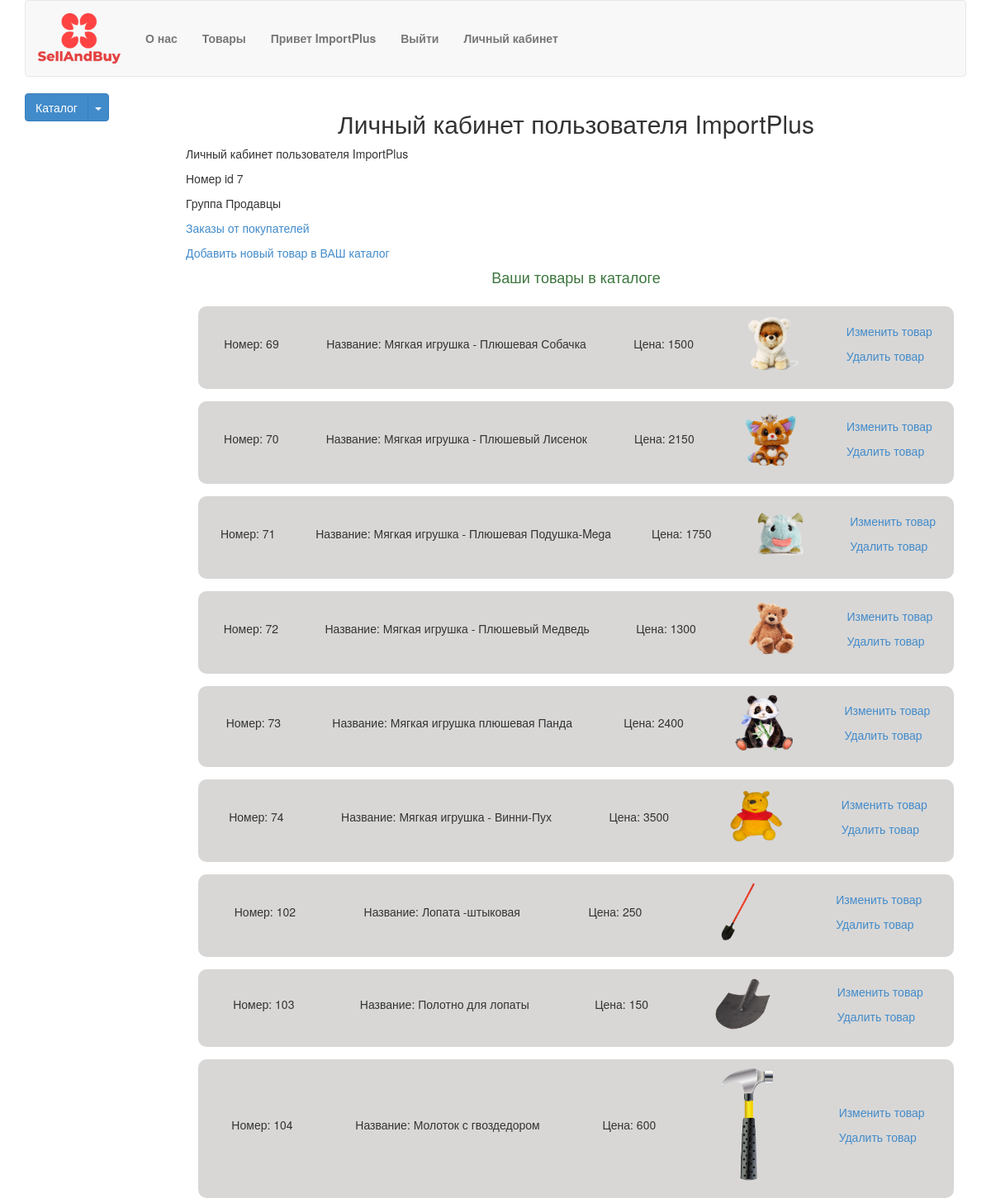
/cabinet/ (signed in), run on the app's committed database.
### shopPlatform/models.py (models this page shows, shortened)
class Goods(models.Model):
    nameOfGoods = models.CharField(max_length=150, verbose_name='Название товара')
    priceOfGoods = models.IntegerField(verbose_name='Цена')
    manufacturerOfGoods = models.ForeignKey(Manufacturer,null=True,on_delete=models.CASCADE, verbose_name='Производитель товара')
    dateAppGoods = models.DateField(auto_now_add=True,verbose_name='Дата добавления в каталог')
    imageGoods = models.ImageField(upload_to='photos/%Y/%m/%d/', verbose_name='Каталог фото')
    categoryGoods = models.ForeignKey(CategoryOfGoods,null=True, on_delete=models.CASCADE, verbose_name='Категория товара')
    contexOfGoods = models.CharField(max_length=500,verbose_name='Описание товара')
    sellerGoods = models.ForeignKey(User,null=True, on_delete=models.CASCADE, verbose_name='Продавец товара')
    class Meta:
        verbose_name_plural = 'Товары'

### shopPlatform/views.py (the view)
# urls.py: path('cabinet/',UserCabinet.as_view(), name='cabinet'),
class UserCabinet(ListView):
    model = Goods
    template_name = 'shopTemplates/sellerDetail.html'
    context_object_name = 'goods'
    def get_context_data(self, **kwargs):
        context = super().get_context_data(**kwargs)
        userName_1 = self.request.user.id
        object_list = Goods.objects.filter(sellerGoods=userName_1)
        context['NewGoods'] = NewGoods()
        context['object_list'] = object_list
        context['title'] = 'Личный кабинет'
        context['userGroup'] = self.request.user.groups.all()
        return context

### templates/shopTemplates/sellerDetail.html (shortened to what this page needs)
{% extends 'base.html' %}
{% block content %}
<h2 class="text-center">Личный кабинет пользователя {{user.get_username}}</h2>
<div class="row">
	<div class="col-md-12">
		{% if user.is_authenticated %}
		<p>Личный кабинет пользователя {{user.username}}</p>
		<p>Номер id {{user.id}}</p>
		<p>Группа {{ user.groups.all.0 }}</p>
		{% endif %}
	</div>
</div>
{% for group in request.user.groups.all %}
	{% if group.name == 'Продавцы' %}
<div class="sallerMan">
	<p><a href="{% url 'showZakaz' %}">Заказы от покупателей</a></p>
	<p><a href="{% url 'addGood' %}">Добавить новый товар в ВАШ каталог</a></p>
	<h4 class="text-center text-success">Ваши товары в каталоге</h4>
	<div class="col-md-12">
	{% for i in object_list %}
	<div class="divGood">
	<p>Номер: {{i.id}}</p>
	<p>Название: {{i.nameOfGoods}}</p>
	<p>Цена: {{i.priceOfGoods}}</p>
	<p><img src="{{ i.imageGoods.url }}" alt="Фото товара"></p>
	<div class="withLink">
		<p><a href="editGoods/{{ i.id }}">Изменить товар</a></p>
		<p><a href="delete/{{ i.id }}">Удалить товар</a></p>
	</div>
	</div>
	{% empty %}
	<p>Товаров нет</p>
	</div>
	{% endfor %}
</div>
	{% endif %}
{% endfor %}
{% endblock content %}

### templates/base.html (shortened to what this page needs)
{% load static %}
<!DOCTYPE html>
<html lang="en">
<head>
	<link rel="stylesheet" href="{% static 'css/bootstrap.min.css' %}">
	<link rel="stylesheet" href="{% static 'css/style.css' %}">
</head>
<body>
	<div class="container">
		{% block header %}
		<div class="row">
			<div class="col-md-12">
				<div class="navbar navbar-default">
					<div class="container-fluid">
						<div class="navbar-header">
							<a href="{% url 'index' %}" class="navbar-brand"><img src="{% static 'img/logo.png' %}" alt="LOGO" class="logo"></a>
						</div>
						<div class="collapse navbar-collapse" id="nav-content">
							<ul class="nav navbar-nav">
								<li><a href="{% url 'about' %}">О нас</a></li>
								<li><a href="{% url 'listCatalog' %}">Товары</a></li>
								{% if user.is_authenticated %}
								<li><a href="#">Привет {{ user.get_username }}</a></li>
								<li><a href="{% url 'logout' %}">Выйти</a></li>
								<li><a href="{% url 'cabinet' %}">Личный кабинет</a></li>
								{% else %}
								<li><a href="{% url 'register' %}">Регистрация</a></li>
								<li><a href="{% url 'login' %}">Авторизация</a></li>
								{% endif %}
							</ul>
						</div>
					</div>
				</div>
			</div>
		</div>
		{% endblock header %}
		{% block sitebar %}
		<div class="row">
			<div class="col-md-2 col-xs-12 col-sm-12">
				{% block listcatalog %}
				<div class="btn-group">
					<button class="btn btn-primary">Каталог</button>
					<button data-toggle="dropdown" class="btn btn-primary dropdown-toggle"><span class="caret"></span></button>
				</div>
				{% endblock listcatalog %}
			</div>
			<div class="col-md-10 col-xs-12 col-sm-12">
				{% block content %}
				{% endblock content %}
			</div>
		</div>
		{% endblock sitebar %}
	</div>
</body>
</html>

### static/css/style.css (style rules this page uses)
.logo { width: 100px; height: auto; }
.nav li { font-weight: 700; font-size: 18; }
.navbar-nav { margin-top: 20px; }
.divGood { display: flex; justify-content:space-around; align-items: center; padding-top: 10px; padding-bottom: 10px; background-color: rgb(216, 215, 214); margin-top: 15px; border-radius: 10px; }
.divGood p { margin-left: 5px; }
.divGood img { max-width: 70px; height: auto; }

### data on the page
Goods: id "69", nameOfGoods "Мягкая игрушка - Плюшевая Собачка", priceOfGoods "1500", imageGoods (picture)
Goods: id "70", nameOfGoods "Мягкая игрушка - Плюшевый Лисенок", priceOfGoods "2150", imageGoods (picture)
Goods: id "71", nameOfGoods "Мягкая игрушка - Плюшевая Подушка-Mega", priceOfGoods "1750", imageGoods (picture)
Goods: id "72", nameOfGoods "Мягкая игрушка - Плюшевый Медведь", priceOfGoods "1300", imageGoods (picture)
Goods: id "73", nameOfGoods "Мягкая игрушка плюшевая Панда", priceOfGoods "2400", imageGoods (picture)
Goods: id "74", nameOfGoods "Мягкая игрушка - Винни-Пух", priceOfGoods "3500", imageGoods (picture)
Goods: id "102", nameOfGoods "Лопата -штыковая", priceOfGoods "250", imageGoods (picture)
Goods: id "103", nameOfGoods "Полотно для лопаты", priceOfGoods "150", imageGoods (picture)
Goods: id "104", nameOfGoods "Молоток с гвоздедором", priceOfGoods "600", imageGoods (picture)

### other printed values
{{ user.get_username }} "ImportPlus"
{{ user.username }} "ImportPlus"
{{ user.id }} "7"
{{ user.groups.all.0 }} "Продавцы"
